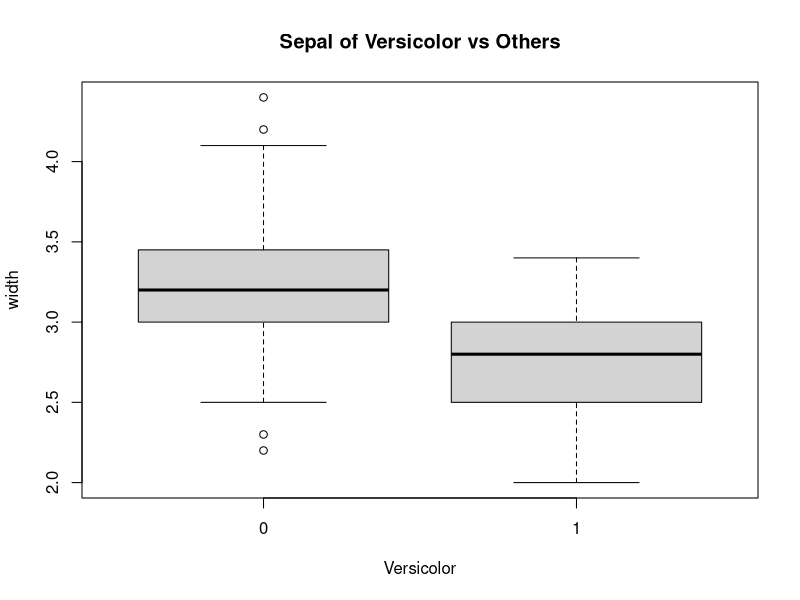

Generate this figure with R:
## ---- chunk 1
## head function
head(iris)

## names function
names(iris)
## ---- chunk 2
#-- R code goes here ----
Versicolor <- ifelse(iris[,5]=="versicolor",1,0)
Versicolor
## ---- chunk 3
# Don't forget to uncomment the code below 
boxplot(Sepal.Width~Versicolor,main="Sepal of Versicolor vs Others",ylab="width",data=iris)
## ---- chunk 4
#-- R code goes here ----

mean(iris[,1][c(iris[,5]=="setosa")])  

## ---- chunk 5

tapply(iris$Sepal.Length,iris$Species,mean)
?tapply
## ---- chunk 6
# define a matrix of zeros
MeanFlowers <- matrix(0,nrow=4,ncol=3)

# define a character vector corresponding to the numeric variable names
measurements <- c("Sepal.Length","Sepal.Width","Petal.Length","Petal.Width")

# name the rows and columns of the matrix MeanFlowers 
rownames(MeanFlowers)  <- measurements
colnames(MeanFlowers)  <- c("setosa","versicolor","virginica")

# Loop
for (j in measurements) {
  MeanFlowers[j,]<-tapply(iris[,j],iris$Species,mean)
}
MeanFlowers
